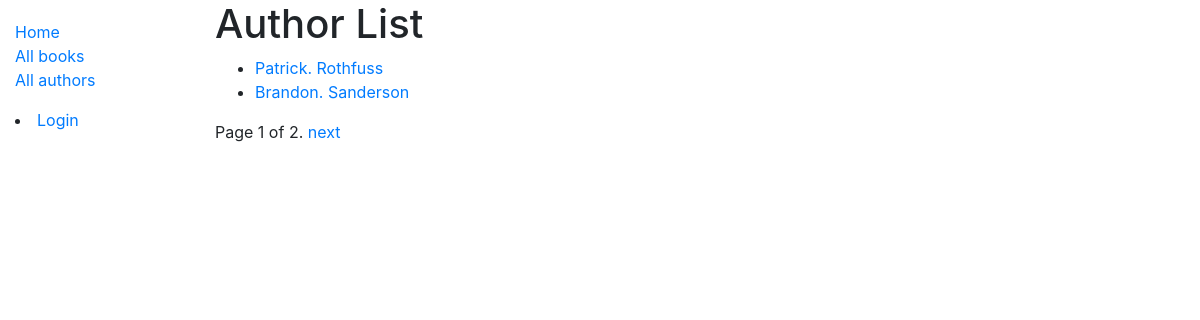
Screenshot of /catalog/authors/ with the database file from the repository.
### catalog/models.py (models this page shows, shortened)
class Author(models.Model):
    first_name = models.CharField(max_length=100)
    last_name = models.CharField(max_length=100)
    date_of_birth = models.DateField(null=True, blank=True)
    date_of_death = models.DateField('died', null=True, blank=True)
    class Meta:
        ordering = ['last_name', 'first_name']
    def get_absolute_url(self):
        return reverse('author-detail', args=[str(self.id)])

### catalog/views.py (the view)
# urls.py: path('authors/', views.AuthorListView.as_view(), name='authors'),
class AuthorListView(generic.ListView):
    model = Author
    paginate_by = 2
    def get_queryset(self):
        return Author.objects.filter()[:5]
    def get_context_data(self, **kwargs):
        context = super(AuthorListView, self).get_context_data(**kwargs)
        context['some_data'] = 'This is just some data'
        return context

### catalog/templates/catalog/author_list.html
{% extends "base_generic.html" %}
{% block content %}
<h1>Author List</h1>
{% if author_list %}
<ul>
  {% for author in author_list %}
  <li>
    <a href="{{ author.get_absolute_url }}">{{ author.first_name }}.&nbsp;{{ author.last_name }}</a>
  </li>
  {% endfor %}
</ul>
{% else %}
<p>There are no authors in the library.</p>
{% endif %}
{% endblock %}

### rows the page displays
Author: first_name "Patrick", last_name "Rothfuss"
Author: first_name "Brandon", last_name "Sanderson"

### other values shown
{{ page_obj.number }} "1"
{{ page_obj.paginator.num_pages }} "2"
